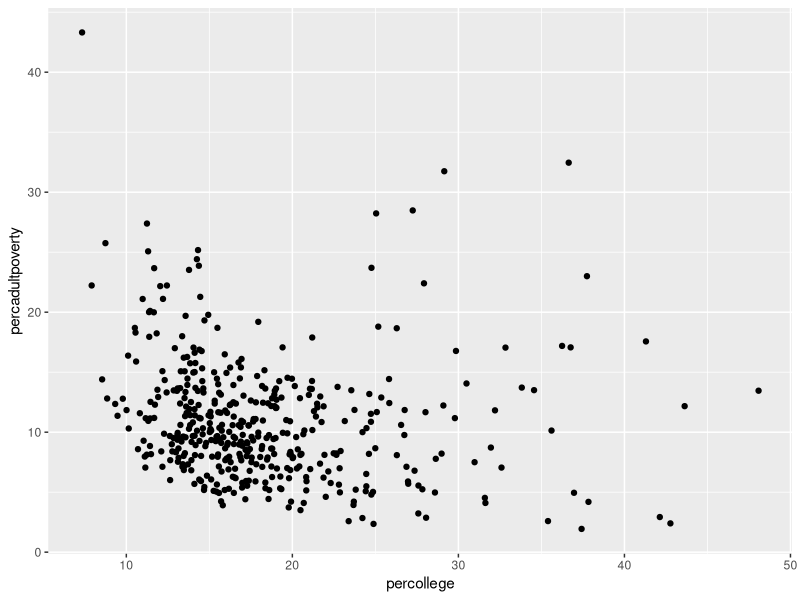
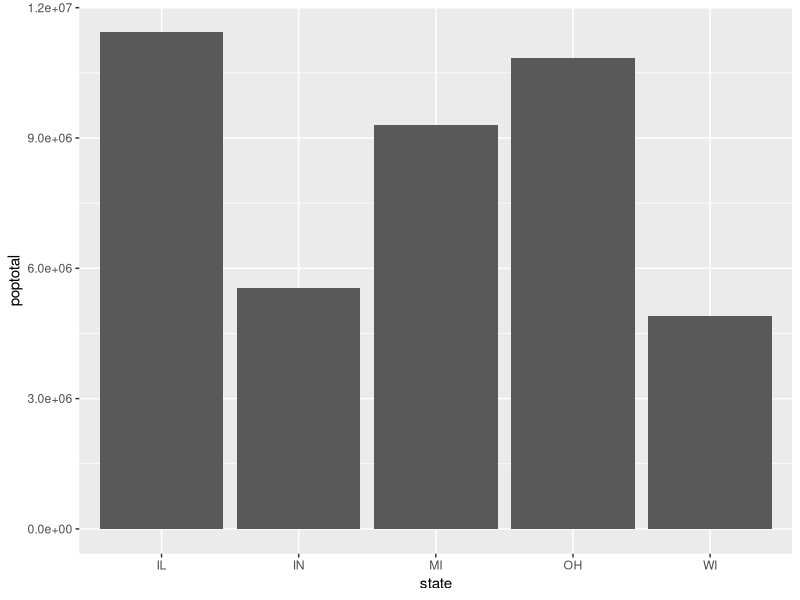
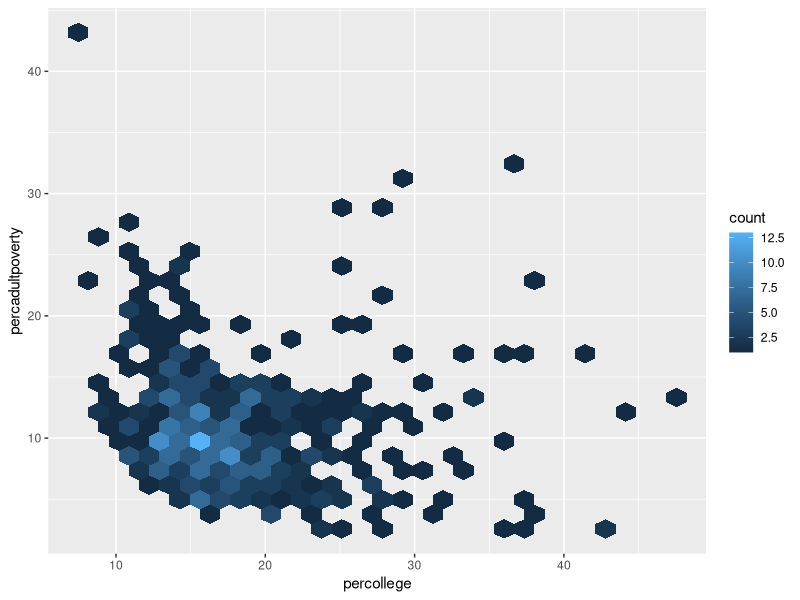
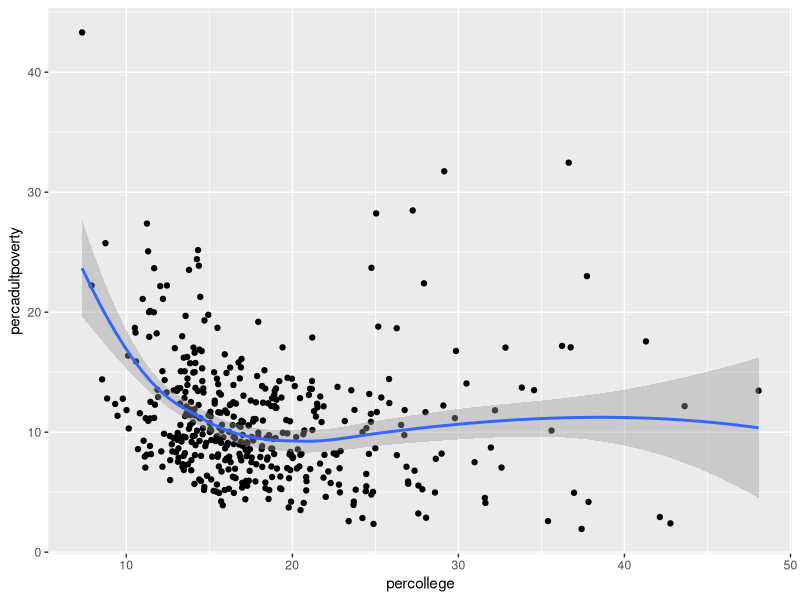
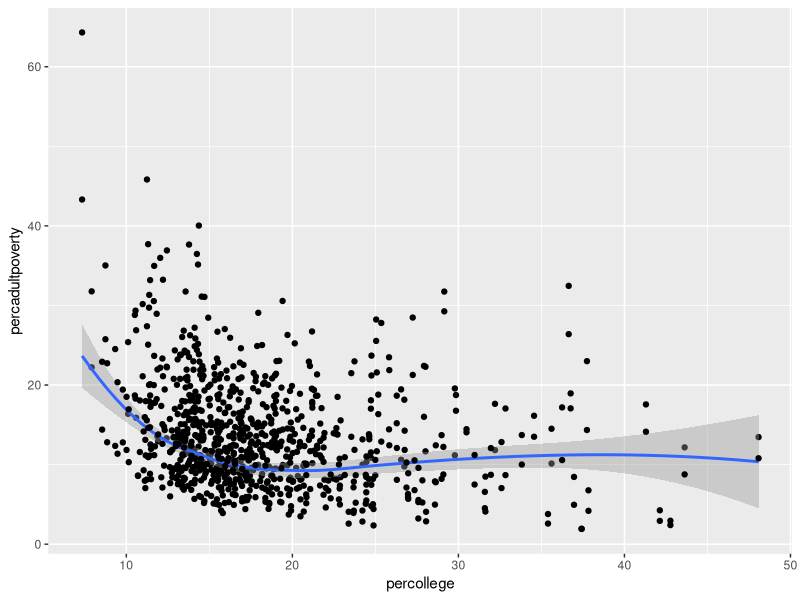
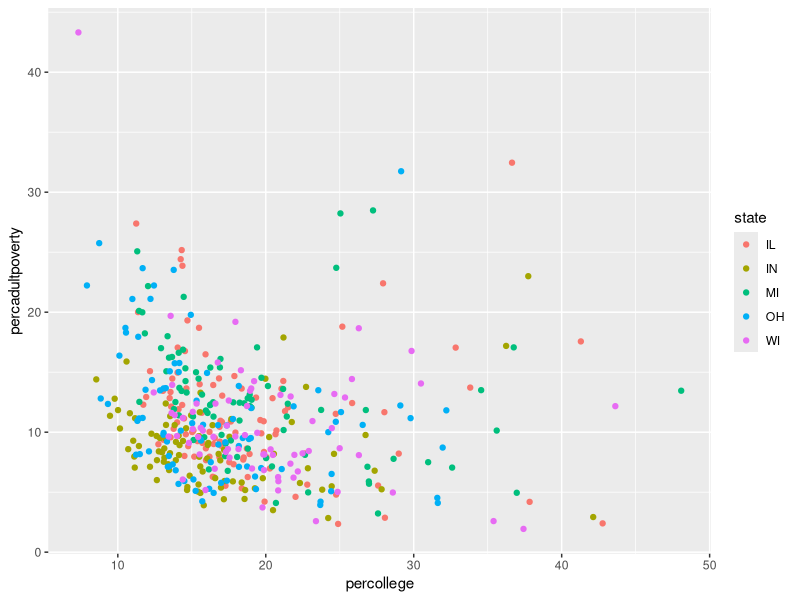
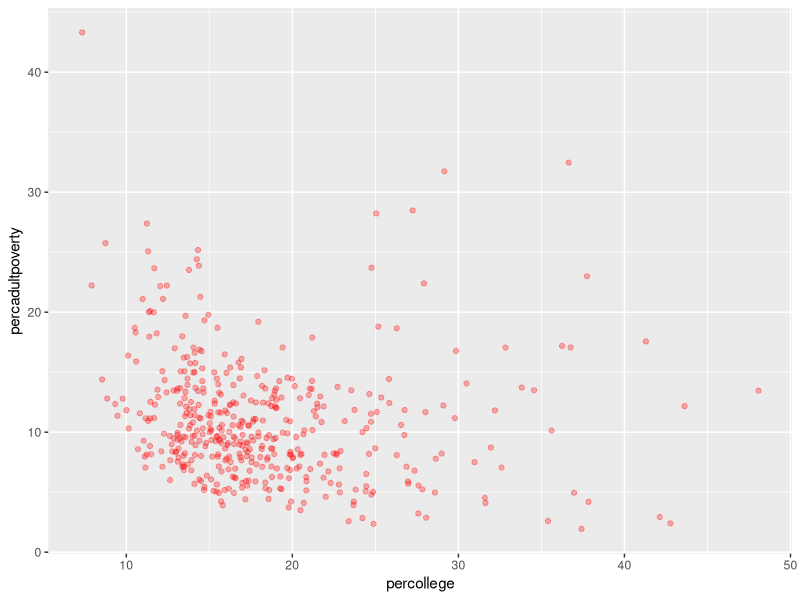

Write R code to recreate these figures, in order.


# Install ggplot2 if not already installed
install.packages("ggplot2")

# Load the ggplot2 library
library(ggplot2)

data("midwest", package = "ggplot2")
View(midwest)

# Example: Create a scatter plot using the midwest dataset
ggplot(data = midwest) + 
  geom_point(mapping = aes(x = percollege, y = percadultpoverty))

# Create a bar chart of the total population of each state
ggplot(data = midwest) + 
  geom_col(mapping = aes(x = state, y = poptotal))

# Create a hexagonal aggregation of college education rate and adult poverty
ggplot(data = midwest) + 
  geom_hex(mapping = aes(x = percollege, y = percadultpoverty))

# Create a scatter plot with a smoothed line
ggplot(data = midwest) + 
  geom_point(mapping = aes(x = percollege, y = percadultpoverty)) + 
  geom_smooth(mapping = aes(x = percollege, y = percadultpoverty))

# Use shared aesthetic mappings to avoid redundancy
ggplot(data = midwest, mapping = aes(x = percollege, y = percadultpoverty)) + 
  geom_point() +  # Uses default x and y mappings
  geom_smooth() + # Uses default x and y mappings
  geom_point(mapping = aes(y = percchildbelowpovert)) # Unique y mapping

# Mapping data to color by state
ggplot(data = midwest) + 
  geom_point(mapping = aes(x = percollege, y = percadultpoverty, color = state))

# Setting a constant red color and transparency for all points
ggplot(data = midwest) + 
  geom_point(mapping = aes(x = percollege, y = percadultpoverty), 
             color = "red", 
             alpha = 0.3)
